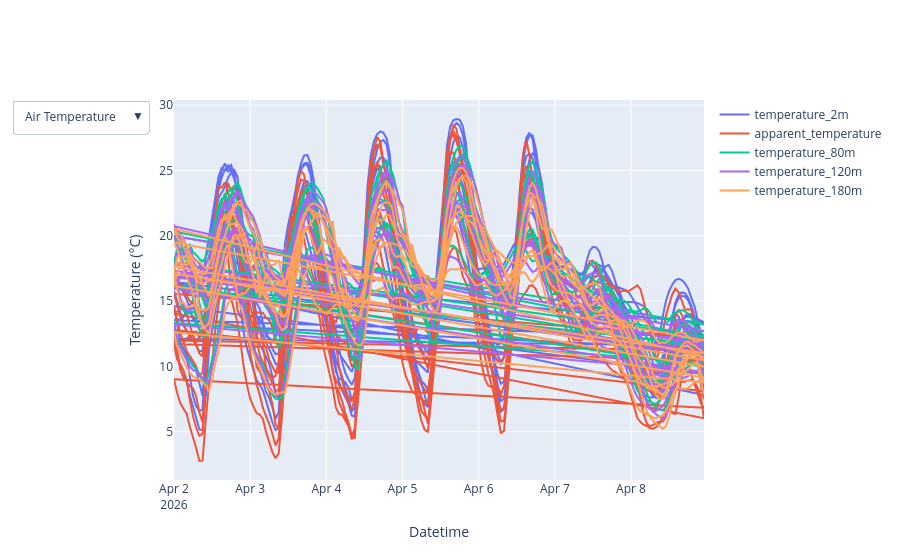

The notebook cell saved with this chart:
### Code cell
import plotly.graph_objects as go

fig = go.Figure()

for col in temps:
    fig.add_trace(go.Scatter(
        x=data['date'],
        y=data[col],
        mode='lines',
        name=col,
        visible=True  # this is not hidden at first
    ))

for col in soils:
    fig.add_trace(go.Scatter(
        x=data['date'],
        y=data[col],
        mode='lines',
        name=col,
        visible=False  # this is hidden at first
    ))

n_temps = len(temps)
n_soils = len(soils)

fig.update_layout(
    updatemenus=[
        dict(
            buttons=[
                dict(
                    label="Air Temperature",
                    method="update",
                    args=[{"visible": [True]*n_temps + [False]*n_soils},
                          {"title": "Air temperature evolution"}]
                ),
                dict(
                    label="Soil Temperature",
                    method="update",
                    args=[{"visible": [False]*n_temps + [True]*n_soils},
                          {"title": "Soil temperature evolution"}]
                )
            ],
            direction="down"
        )
    ]
)

fig.update_layout(
    xaxis_title='Datetime',
    yaxis_title='Temperature (°C)'
)

fig.show()

### Figure 1 — Plotly figure (JSON) as saved in the notebook; plotly's stock layout.template omitted (floating-point values rounded to 4 significant figures; data arrays with more than 128 entries replaced by an {"elided": "..."} marker saying what was removed)
{"data": [{"mode": "lines", "name": "temperature_2m", "type": "scatter", "visible": true, "x": {"elided": "1344 str values"}, "y": {"elided": "1344 float values"}}, {"mode": "lines", "name": "apparent_temperature", "type": "scatter", "visible": true, "x": {"elided": "1344 str values"}, "y": {"elided": "1344 float values"}}, {"mode": "lines", "name": "temperature_80m", "type": "scatter", "visible": true, "x": {"elided": "1344 str values"}, "y": {"elided": "1344 float values"}}, {"mode": "lines", "name": "temperature_120m", "type": "scatter", "visible": true, "x": {"elided": "1344 str values"}, "y": {"elided": "1344 float values"}}, {"mode": "lines", "name": "temperature_180m", "type": "scatter", "visible": true, "x": {"elided": "1344 str values"}, "y": {"elided": "1344 float values"}}, {"mode": "lines", "name": "soil_temperature_0cm", "type": "scatter", "visible": false, "x": {"elided": "1344 str values"}, "y": {"elided": "1344 float values"}}, {"mode": "lines", "name": "soil_temperature_6cm", "type": "scatter", "visible": false, "x": {"elided": "1344 str values"}, "y": {"elided": "1344 float values"}}, {"mode": "lines", "name": "soil_temperature_18cm", "type": "scatter", "visible": false, "x": {"elided": "1344 str values"}, "y": {"elided": "1344 float values"}}, {"mode": "lines", "name": "soil_temperature_54cm", "type": "scatter", "visible": false, "x": {"elided": "1344 str values"}, "y": {"elided": "1344 float values"}}], "layout": {"updatemenus": [{"buttons": [{"args": [{"visible": [true, true, true, true, true, false, false, false, false]}, {"title": "Air temperature evolution"}], "label": "Air Temperature", "method": "update"}, {"args": [{"visible": [false, false, false, false, false, true, true, true, true]}, {"title": "Soil temperature evolution"}], "label": "Soil Temperature", "method": "update"}], "direction": "down"}], "xaxis": {"title": {"text": "Datetime"}}, "yaxis": {"title": {"text": "Temperature (°C)"}}}}
